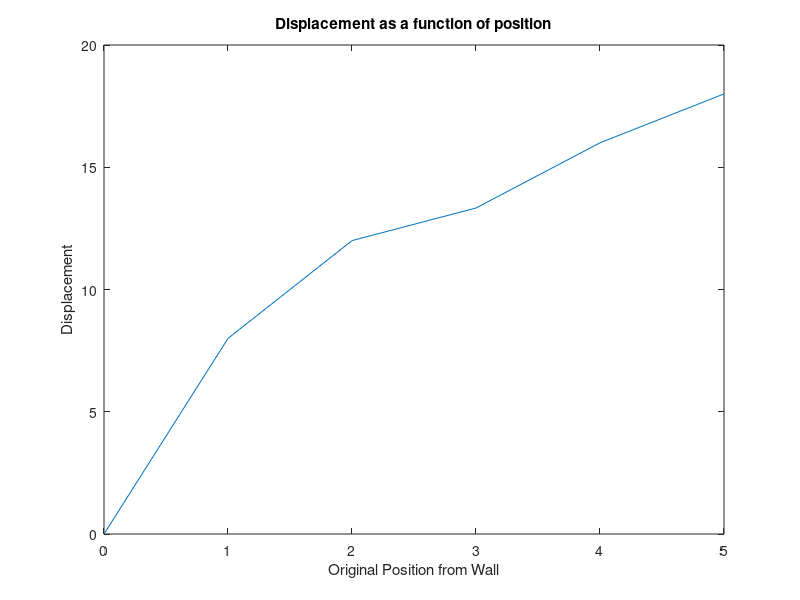

Write MATLAB code to recreate this figure.
clear all
clc

%Part A: displacement at each node
%stiffness matrix
k=[0.25 -0.25 0 0 0 0;
   -0.25 0.75 -0.5 0 0 0;
   0 -0.5 2 -1.5 0 0;
   0 0 -1.5 2.25 -0.75 0;
   0 0 0 -0.75 1.75 -1;
   0 0 0 0 -1 1];

%stiffness matrix with boundary condition x1=0
kBoundary=[0.75 -0.5 0 0 0;
           -0.5 2 -1.5 0 0;
               0 -1.5 2.25 -0.75 0;
               0 0 -0.75 1.75 -1;
               0 0 0 -1 1];

%force vector
F=[0;0;0;0;2];

x=kBoundary\F

%Part B: plot displacement as function of position
positions=[0 1 2 3 4 5];

%displacements
node1=0;
node2=x(1);
node3=x(2);
node4=x(3);
node5=x(4);
node6=x(5);

displacements=[node1 node2 node3 node4 node5 node6]

figure()
plot(positions, displacements)
title('Displacement as a function of position');
xlabel('Original Position from Wall');
ylabel('Displacement');

%Total displacement
totalDisplacement=x(1)+x(2)+x(3)+x(4)+x(5)
